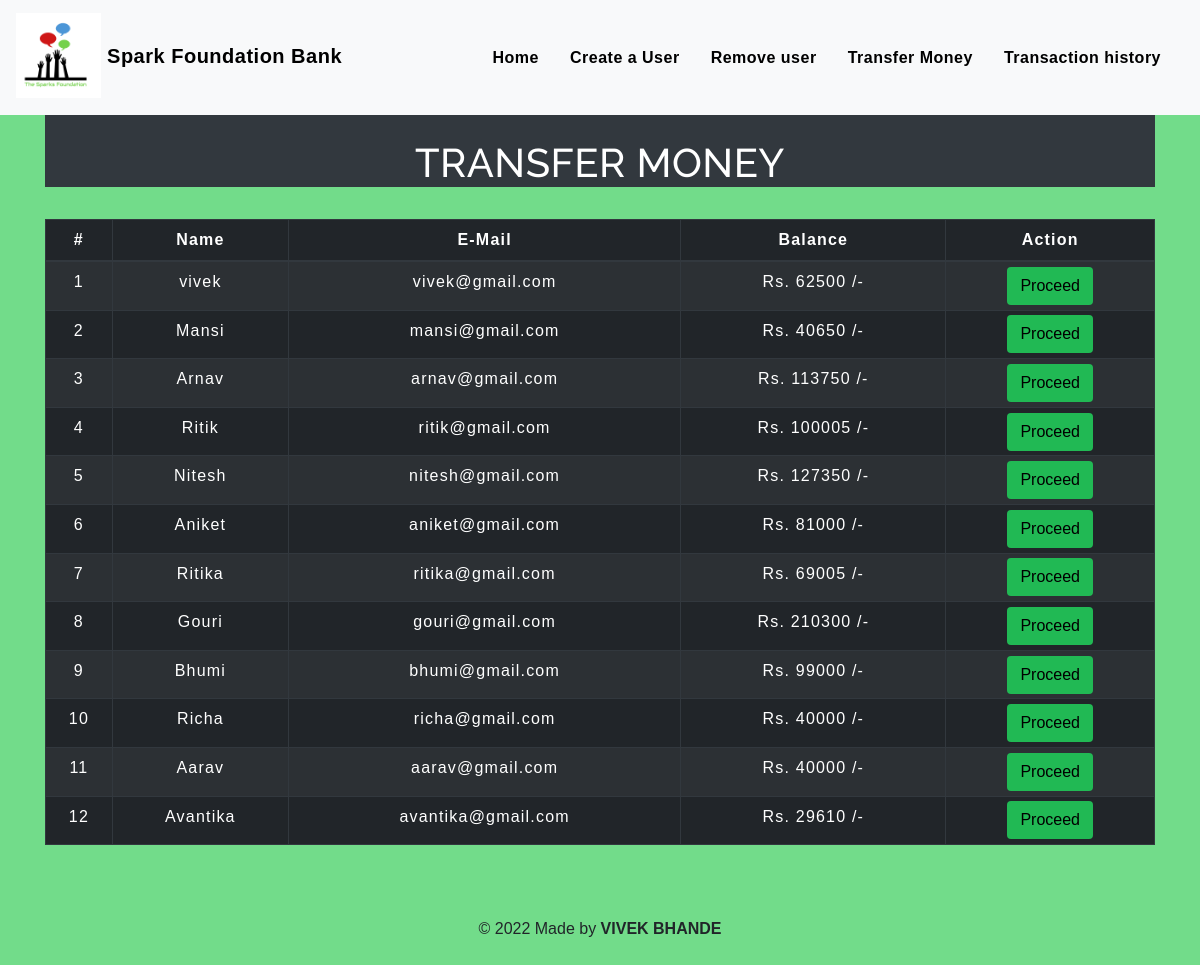
The app's page /transfermoney.php with its own data.
### tables this page shows
CREATE TABLE `users` (
  `id` int(3) NOT NULL,
  `name` text NOT NULL,
  `email` varchar(30) NOT NULL,
  `gender` varchar(155) NOT NULL,
  `balance` int(8) NOT NULL
);

### transfermoney.php (the view, shortened to what this page needs)
<!DOCTYPE html>
<html lang="en">
<head>
    <link rel="stylesheet" href="https://maxcdn.bootstrapcdn.com/bootstrap/4.0.0/css/bootstrap.min.css">
    <link rel="stylesheet" type="text/css" href="css/table.css">
    <link rel="stylesheet" type="text/css" href="css/navbar.css">
</head>
<body style="background-color :#72dc8a;">
<?php
    include 'config.php';
    $sql = "SELECT * FROM users";
    $result = mysqli_query($conn,$sql);
?>
<?php
  include 'navbar.php';
?>
<div class="container">
        <h2 class="text-center pt-4" style="color : white; background-color:#32383e;">TRANSFER MONEY</h2>
        <br>
            <div class="row">
                <div class="col">
                    <div class="table-responsive-sm">
                    <table class="table table-hover table-sm table-striped table-condensed table-bordered table-dark" style="border-color:white;">
                        <thead style="color : white;">
                            <tr>
                            <th scope="col" class="text-center py-2">#</th>
                            <th scope="col" class="text-center py-2">Name</th>
                            <th scope="col" class="text-center py-2">E-Mail</th>
                            <th scope="col" class="text-center py-2">Balance</th>
                            <th scope="col" class="text-center py-2">Action</th>
                            </tr>
                        </thead>
                        <tbody>
                <?php
                    $cnt=1;
                    while($rows=mysqli_fetch_assoc($result)){
                ?>
                    <tr style="color : white;">
                        <td class="py-2"><?php echo $cnt;; ?></td>
                        <td class="py-2"><?php echo $rows['name']?></td>
                        <td class="py-2"><?php echo $rows['email']?></td>
                        <td class="py-2">Rs. <?php echo $rows['balance']?> /-</td>
                        <td><a href="selecteduserdetail.php?id= <?php echo $rows['id'] ;?>"> <button type="button" class="btn" style="background-color : #21b954;" style="border-radius:0%;">Proceed</button></a></td>
                    </tr>
                <?php
                $cnt=$cnt+1;
                    }
                ?>
                        </tbody>
                    </table>
                    </div>
                </div>
            </div>
         </div>
         <footer class="text-center mt-5 py-2">
            <p>&copy 2022 Made by <b>VIVEK BHANDE</b></p>
        </footer>
</body>
</html>

### table.css (style rules this page uses)
* { padding: 0; margin: 0; box-sizing: border-box; font-family: sans-serif; }
h2 { font-size: 40px; }
table { letter-spacing: 1.2px; }
td { text-align: center; }
button { border:none; background: #6773dd; transition: 1s; }

### navbar.css (style rules this page uses)
h2 { color: #111010; letter-spacing: 0.5px; font-family: raleway; }

### transfermoney.php (style rules this page uses)
button { transition: 1.5s; }

### records on screen
users: name "vivek", email "vivek@gmail.com", balance "62500"
users: name "Mansi", email "mansi@gmail.com", balance "40650"
users: name "Arnav", email "arnav@gmail.com", balance "113750"
users: name "Ritik", email "ritik@gmail.com", balance "100005"
users: name "Nitesh", email "nitesh@gmail.com", balance "127350"
users: name "Aniket", email "aniket@gmail.com", balance "81000"
users: name "Ritika", email "ritika@gmail.com", balance "69005"
users: name "Gouri", email "gouri@gmail.com", balance "210300"
users: name "Bhumi", email "bhumi@gmail.com", balance "99000"
users: name "Richa", email "richa@gmail.com", balance "40000"
users: name "Aarav", email "aarav@gmail.com", balance "40000"
users: name "Avantika", email "avantika@gmail.com", balance "29610"
